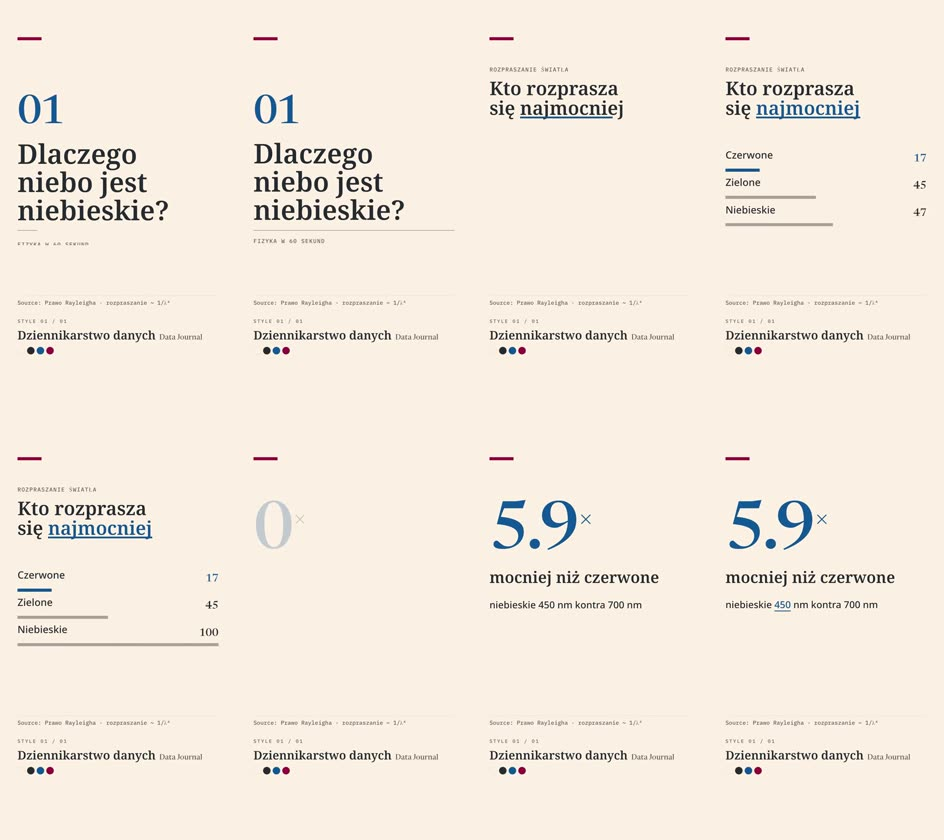
#> input picture kit/styles/studio-18/wzory/data-journal.jpg, 944 x 840 px
$ python first_frame.py ../styles/studio-18/wzory/data-journal.jpg
#> lines starting #> are read from the running program, lines starting #| are printed output that depends on the picture
"""Bramka pierwszego kadru: czy otwarcie filmu to obraz sytuacji, a nie gola plansza z tekstem.

  python3 first_frame.py project/snapshots/KLATKA_0s.png [KLATKA_1s.png]

Liczy, jaka czesc kadru to plaskie tlo (kafle 40 px o prawie jednolitym kolorze). Plansza z napisem na gladkim
tle ma go zwykle ponad 55%, zdjecie lub narysowana scena ponizej 35%. Wynik: PASS albo FAIL plus procent.
Po PASS sprawdz jeszcze tresc: python3 $KIT/tools/look.py KLATKA "Nie czytaj napisow. Co przedstawia sam obraz, w 5 slowach?"
i porownaj odpowiedz z tematem filmu. Jesli z samego obrazu nie da sie zgadnac tematu, to tez FAIL.
"""
import sys
import numpy as np
from PIL import Image

LIMIT = 0.45
worst = 0.0
for f in sys.argv[1:]:
    g = np.asarray(Image.open(f).convert("L").resize((540, 960)), dtype=np.float32)
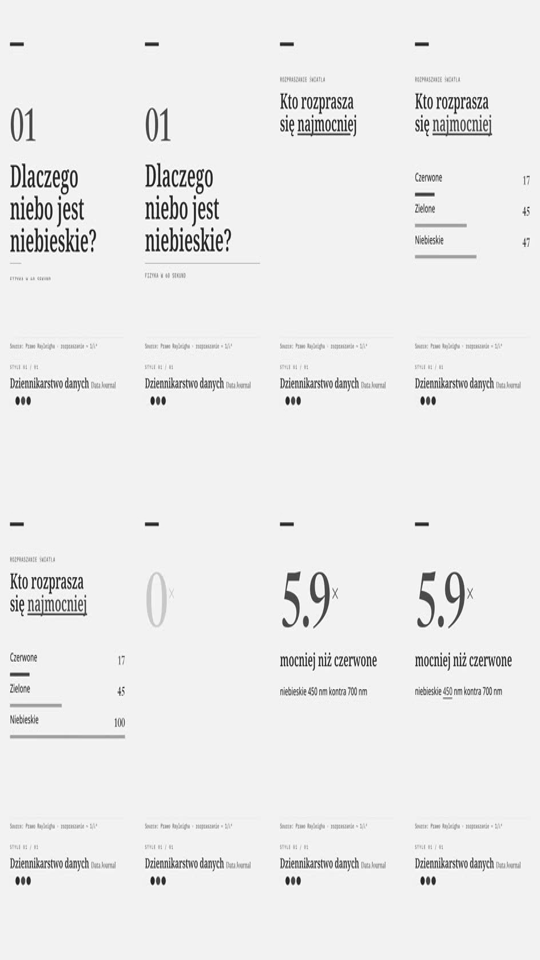
#> g: shape (960, 540) float32; min 4, max 255, mean 236.2
    t = 20
    tiles = g[: 960 // t * t, : 540 // t * t].reshape(960 // t, t, 540 // t, t).swapaxes(1, 2).reshape(-1, t * t)
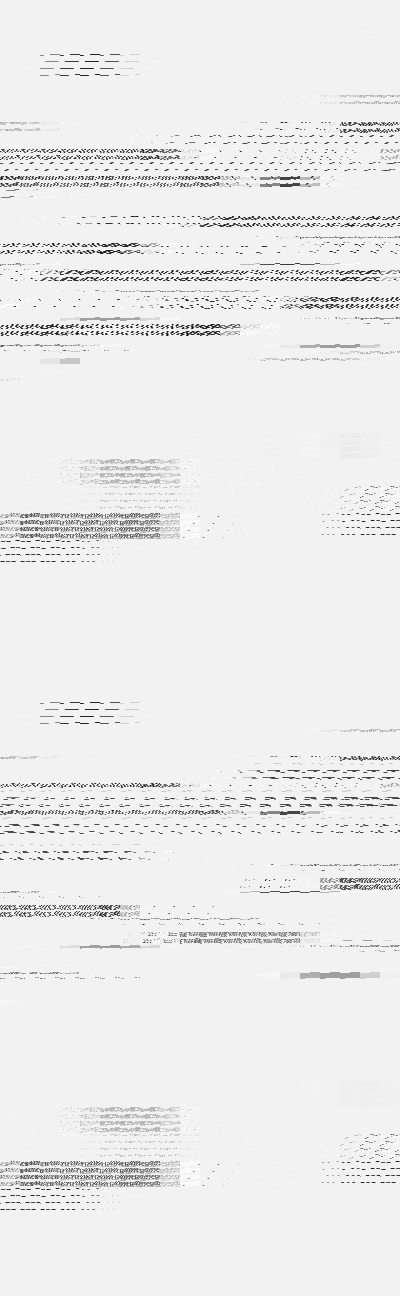
#> tiles: shape (1296, 400) float32; min 4, max 255, mean 236.2
    flat = float((tiles.std(axis=1) < 4.0).mean())
#> flat = 0.704
    worst = max(worst, flat)
#> worst = 0.704
    print(f"{f}: plaskie tlo {flat * 100:.0f}% kadru")
#| ../styles/studio-18/wzory/data-journal.jpg: plaskie tlo 70% kadru
if not sys.argv[1:]: sys.exit(__doc__)
print("PASS" if worst <= LIMIT else f"FAIL: otwarcie to plansza na gladkim tle (limit {LIMIT * 100:.0f}%). Daj na pelny ekran obraz sytuacji z tematu.")
#| FAIL: otwarcie to plansza na gladkim tle (limit 45%). Daj na pelny ekran obraz sytuacji z tematu.
#> (the run stopped early here; a loop or call above may not have finished)

$ run again, on kit/styles/studio-18/wzory/clay-serif.jpg
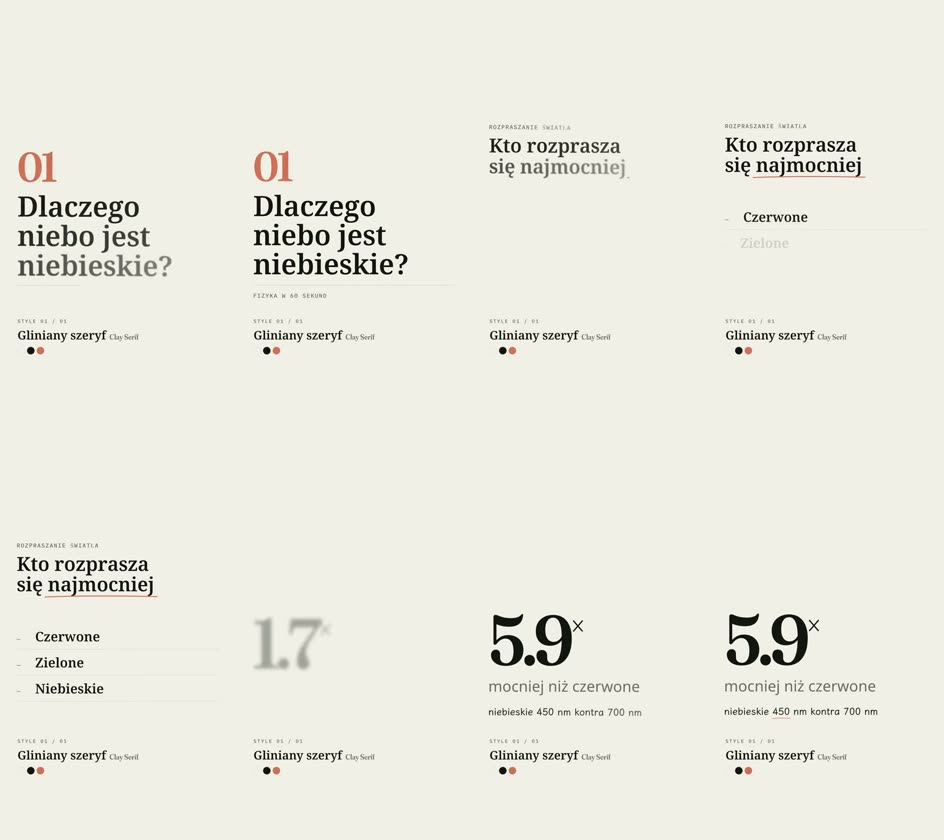
#> input picture kit/styles/studio-18/wzory/clay-serif.jpg, 944 x 840 px
#> `g = np.asarray(Image.open(f).convert("L").resize((540, 960)), dtype=np..`:
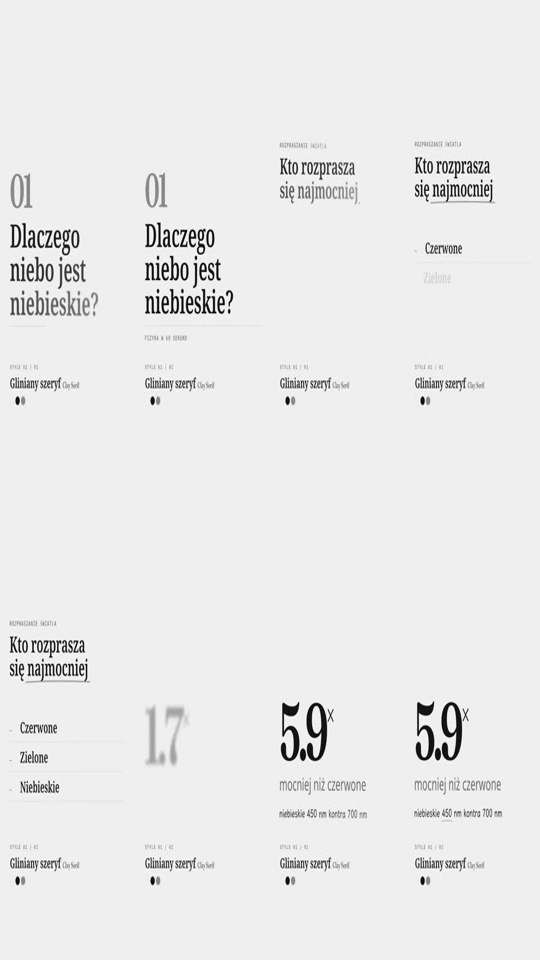
#> g: shape (960, 540) float32; min 0, max 255, mean 233.7
#> `tiles = g[: 960 // t * t, : 540 // t * t].reshape(960 // t, t, 540 // ..`:
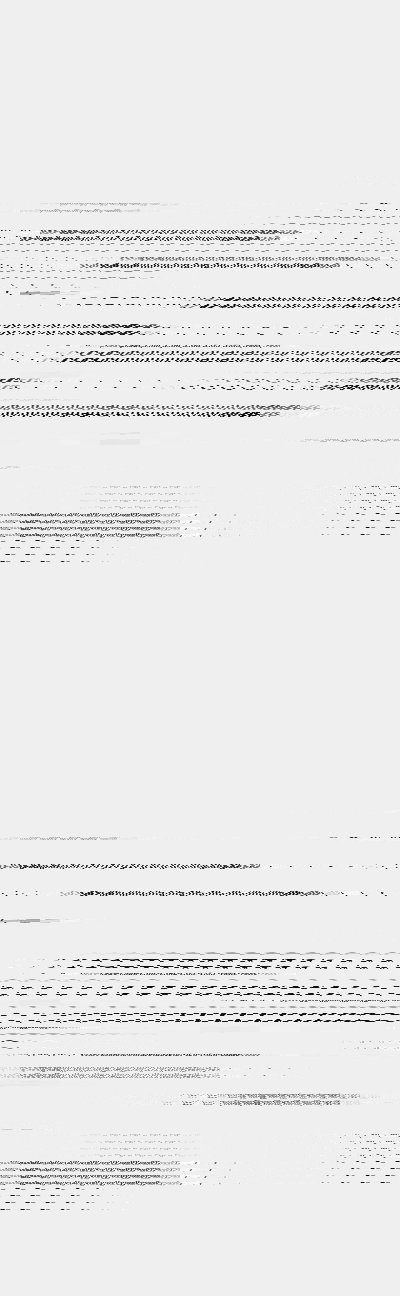
#> tiles: shape (1296, 400) float32; min 0, max 255, mean 233.7
#> flat = 0.8
#| ../styles/studio-18/wzory/clay-serif.jpg: plaskie tlo 80% kadru
#| FAIL: otwarcie to plansza na gladkim tle (limit 45%). Daj na pelny ekran obraz sytuacji z tematu.
